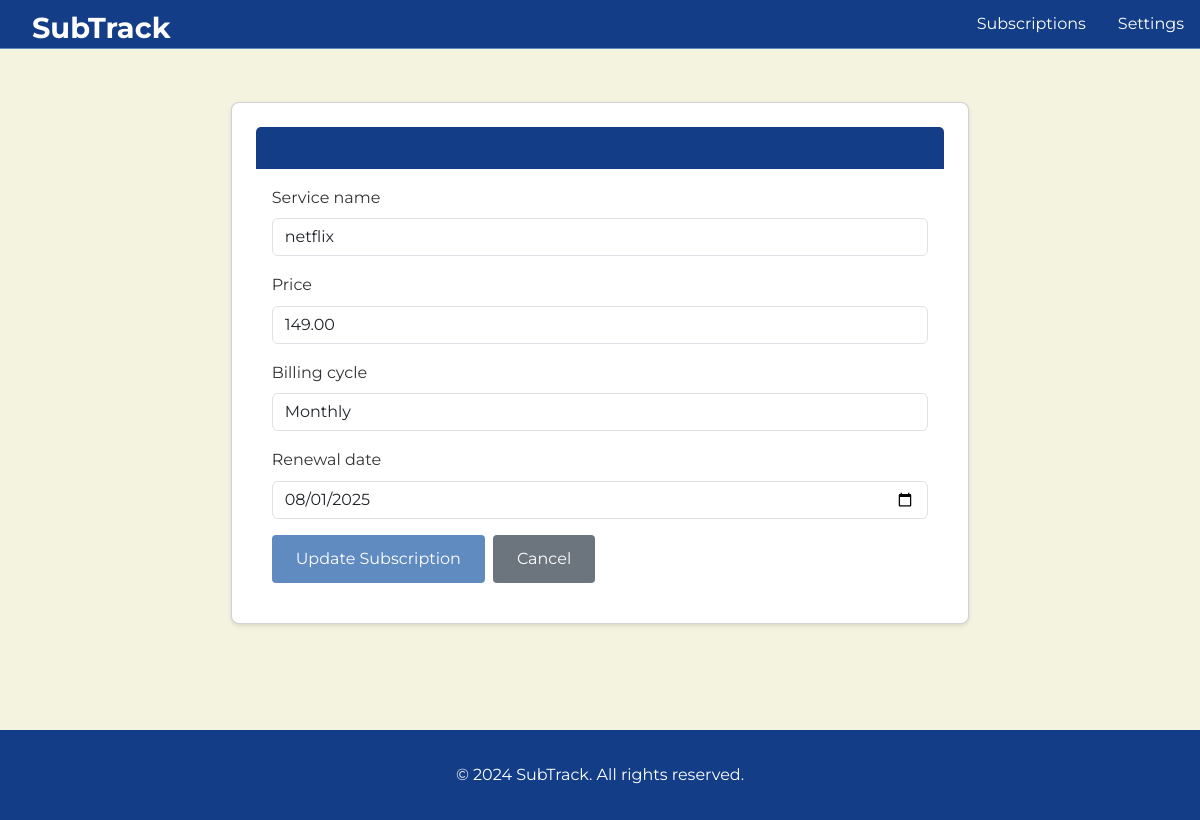
The app's page /subscriptions/edit/1/ (signed in) with its own data.
### subscriptions/models.py (models this page shows, shortened)
class Subscription(models.Model):
    BILLING_CYCLE_CHOICES = [
        ('monthly', 'Monthly'),
        ('yearly', 'Yearly'),
    ]
    user = models.ForeignKey(
        User,
        on_delete=models.CASCADE,
        related_name='subscriptions',
        help_text="The user who owns this subscription"
    )
    service_name = models.CharField(
        max_length=100,
        help_text="Name of the subscription service (e.g., Netflix, Spotify)"
    )
    price = models.DecimalField(
        max_digits=10,
        decimal_places=2,
        validators=[MinValueValidator(Decimal('0.01'))],
        help_text="Monthly or yearly price of the subscription"
    )
    billing_cycle = models.CharField(
        max_length=10,
        choices=BILLING_CYCLE_CHOICES,
        default='monthly',
        help_text="Billing frequency for the subscription"
    )
    renewal_date = models.DateField(
        help_text="Next renewal date for the subscription"
    )
    created_at = models.DateTimeField(auto_now_add=True)
    updated_at = models.DateTimeField(auto_now=True)
    class Meta:
        ordering = ['renewal_date']
        verbose_name = "Subscription"
        verbose_name_plural = "Subscriptions"

### subscriptions/views.py (the view, shortened to what this page needs)
# urls.py: path('edit/<int:pk>/', views.SubscriptionUpdateView.as_view(), name='subscription_update'),
class SubscriptionUpdateView(LoginRequiredMixin, UpdateView):
    model = Subscription
    form_class = SubscriptionForm
    template_name = 'subscriptions/form.html'
    success_url = reverse_lazy('subscriptions:subscription_list')
    def get_queryset(self):
        return Subscription.objects.filter(user=self.request.user)
    def get_context_data(self, **kwargs):
        context = super().get_context_data(**kwargs)
        context['title'] = 'Edit Subscription'
        context['button_text'] = 'Update Subscription'
        return context

### subscriptions/forms.py (shortened to what this page needs)
class SubscriptionForm(forms.ModelForm):
    class Meta:
        model = Subscription
        fields = ['service_name', 'price', 'billing_cycle', 'renewal_date']
        widgets = {
            'service_name': forms.TextInput(attrs={
                'class': 'form-control',
                'placeholder': 'Enter service name (e.g., Netflix, Spotify)'
            }),
            'price': forms.NumberInput(attrs={
                'class': 'form-control',
                'placeholder': '0.00',
                'step': '0.01',
                'min': '0.01'
            }),
            'billing_cycle': forms.Select(attrs={
                'class': 'form-control'
            }),
            'renewal_date': forms.DateInput(attrs={
                'class': 'form-control',
                'type': 'date'
            })
        }

### templates/subscriptions/form.html (shortened to what this page needs)
{% extends 'base.html' %}
{% block content %}
<div class="container">
    <div class="row justify-content-center">
        <div class="col-md-8">
            <div class="card">
                <div class="card-header">
                    <h3>{{ title }}</h3>
                </div>
                <div class="card-body">
                    <form method="post">
                        <div class="mb-3">
                            <label for="{{ form.service_name.id_for_label }}" class="form-label">{{ form.service_name.label }}</label>
                            {{ form.service_name }}
                        </div>
                        <div class="mb-3">
                            <label for="{{ form.price.id_for_label }}" class="form-label">{{ form.price.label }}</label>
                            {{ form.price }}
                        </div>
                        <div class="mb-3">
                            <label for="{{ form.billing_cycle.id_for_label }}" class="form-label">{{ form.billing_cycle.label }}</label>
                            {{ form.billing_cycle }}
                        </div>
                        <div class="mb-3">
                            <label for="{{ form.renewal_date.id_for_label }}" class="form-label">{{ form.renewal_date.label }}</label>
                            {{ form.renewal_date }}
                        </div>
                        <div class="d-flex gap-2">
                            <button type="submit" class="btn btn-primary">{{ button_text }}</button>
                            <a href="{% url 'subscriptions:subscription_list' %}" class="btn btn-secondary">Cancel</a>
                        </div>
                    </form>
                </div>
            </div>
        </div>
    </div>
</div>
{% endblock %}

### static/css/style.css (style rules this page uses)
* { margin: 0; padding: 0; box-sizing: border-box; }
body { font-family: 'Segoe UI', Tahoma, Geneva, Verdana, sans-serif; line-height: 1.6; color: #333; background-color: #f8f9fa; }
.container { max-width: 1200px; margin: 0 auto; padding: 0 20px; }
.btn { display: inline-block; padding: 0.75rem 1.5rem; border: none; border-radius: 4px; text-decoration: none; font-size: 1rem; cursor: pointer; transition: background-color 0.3s; }
.btn-primary { background-color: #3498db; color: white; }
.btn-secondary { background-color: #6c757d; color: white; }
.card { background: white; border-radius: 8px; box-shadow: 0 2px 4px rgba(0,0,0,0.1); padding: 1.5rem; margin-bottom: 1rem; }
.card-header { border-bottom: 1px solid #eee; padding-bottom: 1rem; margin-bottom: 1rem; }

### templates/base.html (style rules this page uses)
:root { --main-bg: #F3F3E0; --primary: #133E87; --accent: #608BC1; --highlight: #CBDCEB; --text-main: #133E87; --text-secondary: #333; }
html, body { font-family: 'Montserrat', Arial, sans-serif; background: var(--main-bg) !important; color: var(--text-main); }
nav, .navbar, nav *, nav .container, .card-header { background: var(--primary) !important; margin: 0 !important; padding: 0 !important; box-shadow: none !important; border: none !important; outline: none !important; }
body { padding-top: 70px !important; }
.card-title, .display-3, .display-4, h1, h2, h3, h4, h5, h6 { color: var(--primary); }
.card-text, .lead, p, span, label { color: var(--text-secondary); }
.btn-primary { background: var(--accent); border: none; color: #fff; }
header, main, .container { border: none !important; background: transparent !important; box-shadow: none !important; }

### records on screen
Subscription: service_name "netflix", price "149.00", billing_cycle "Monthly", renewal_date "08/01/2025"

### other values on screen
{{ button_text }} "Update Subscription"
